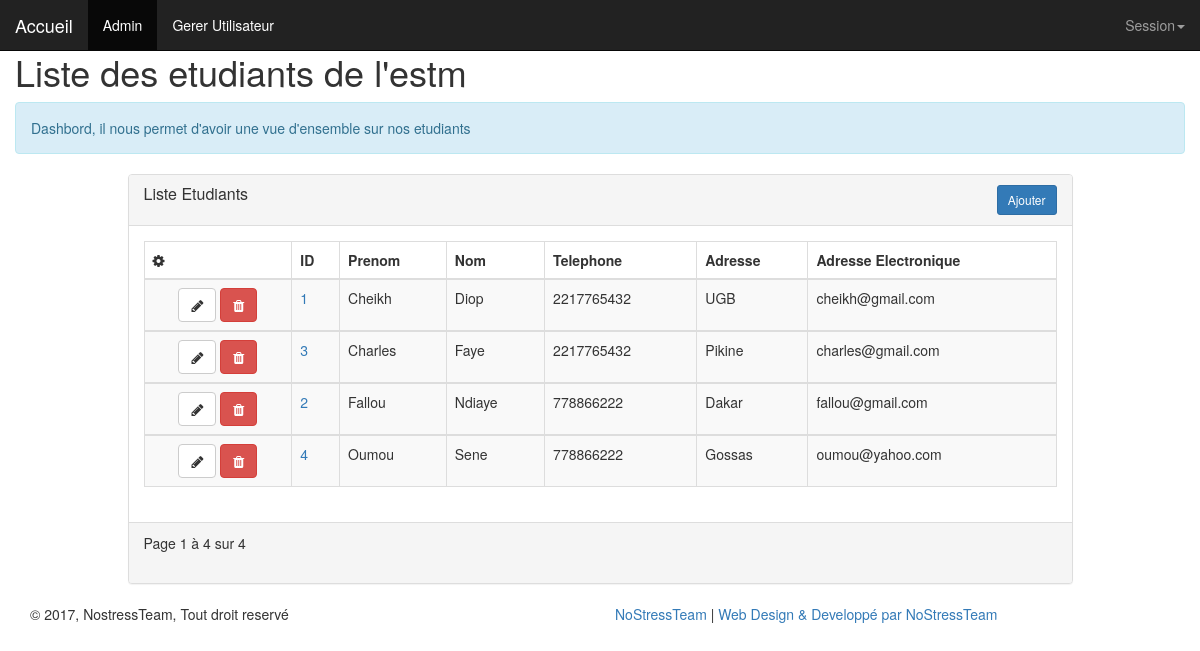
Screenshot of /admin.php (signed in) with the database file from the repository.
### tables this page shows
CREATE TABLE IF NOT EXISTS `etudiants` (
  `id` int(10) NOT NULL AUTO_INCREMENT,
  `prenoms` varchar(100) NOT NULL,
  `nom` varchar(50) NOT NULL,
  `login` varchar(100) NOT NULL,
  `mdp` varchar(100) NOT NULL,
  `telephone` varchar(10) NOT NULL,
  `adresse` varchar(100) NOT NULL,
  `email` varchar(50) NOT NULL,
  PRIMARY KEY (`id`)
);

### admin.php (the view, shortened to what this page needs)
<?php require_once('Connections/cnx.php'); ?>
<?php
$maxRows_Recordset1 = 5;
$pageNum_Recordset1 = 0;
$startRow_Recordset1 = $pageNum_Recordset1 * $maxRows_Recordset1;
$query_Recordset1 = "SELECT * FROM etudiants ORDER BY nom ASC";
$query_limit_Recordset1 = sprintf("%s LIMIT %d, %d", $query_Recordset1, $startRow_Recordset1, $maxRows_Recordset1);
$Recordset1 = mysql_query($query_limit_Recordset1, $cnx) or die(mysql_error());
$row_Recordset1 = mysql_fetch_assoc($Recordset1);
if (isset($_GET['totalRows_Recordset1'])) {
$totalRows_Recordset1 = $_GET['totalRows_Recordset1'];
} else {
$all_Recordset1 = mysql_query($query_Recordset1);
$totalRows_Recordset1 = mysql_num_rows($all_Recordset1);
}
?>
<!DOCTYPE html>
<html lang="en">
<head>
  <link rel="stylesheet" href="https://maxcdn.bootstrapcdn.com/bootstrap/3.3.7/css/bootstrap.min.css">
  <link href="https://cdnjs.cloudflare.com/ajax/libs/font-awesome/4.4.0/css/font-awesome.min.css" rel='stylesheet' type='text/css'>
</head>
<body>
<nav class="navbar navbar-inverse navbar-fixed-top " >
  <div class="container-fluid">
    <div class="navbar-header">
      <a class="navbar-brand" href="index.php" style="color:#FFF">Accueil</a></div>
    <div class="collapse navbar-collapse" id="topFixedNavbar1">
      <ul class="nav navbar-nav">
        <li class="active"><a href="#">Admin<span class="sr-only">(current)</span></a></li>
        <li><a href="ajouter.php" style="color:#FFF">Gerer Utilisateur</a></li>
      </ul>
      <ul class="nav navbar-nav navbar-right">
        <li class="dropdown"><a href="#" class="dropdown-toggle" data-toggle="dropdown" role="button" aria-haspopup="true" aria-expanded="false">Session<span class="caret"></span></a>
        </li>
      </ul>
    </div>
  </div>
</nav>
<div class="container">
  <div class="row">
    <h1>Liste des etudiants de l'estm</h1>
    <div class="alert alert-info">Dashbord, il nous permet d'avoir une vue d'ensemble sur nos etudiants </div>
    <div class="col-md-10 col-md-offset-1">
      <div class="panel panel-default panel-table">
        <div class="panel-heading">
          <div class="row">
            <div class="col col-xs-6">
              <h3 class="panel-title">Liste Etudiants</h3>
            </div>
            <div class="col col-xs-6 text-right">
              <a type="button" href="ajouter.php" class="btn btn-sm btn-primary btn-create">Ajouter</a>
            </div>
          </div>
        </div>
        <div class="panel-body">
          <table class="table table-striped table-bordered table-list">
            <thead>
            <tr>
              <th><em class="fa fa-cog"></em></th>
              <th >ID</th>
              <th>Prenom</th>
              <th>Nom</th>
              <th>Telephone</th>
              <th class="hidden-xs">Adresse</th>
              <th>Adresse Electronique</th>
            </tr>
            </thead>
            <?php do { ?>
            <tbody>
            <tr>
              <td align="center">
                <a href="modifier.php?recordID=<?php echo $row_Recordset1['id']; ?>" class="btn btn-default"><em class="fa fa-pencil"></em></a>
                <a onclick="return confirm('Etes vous sur de le supprimer');" href="supprimer.php?recordID=<?php echo $row_Recordset1['id']; ?>"
                   class="btn btn-danger"><em class="fa fa-trash"></em></a>
              </td>
              <td ><a href="details.php?recordID=<?php echo $row_Recordset1['id']; ?>"> <?php echo $row_Recordset1['id']; ?>&nbsp; </a></td>
              <td><?php echo $row_Recordset1['prenoms']; ?>&nbsp; </td>
              <td><?php echo $row_Recordset1['nom']; ?>&nbsp; </td>
              <td><?php echo $row_Recordset1['telephone']; ?>&nbsp; </td>
              <td class="hidden-xs"><?php echo $row_Recordset1['adresse']; ?>&nbsp; </td>
              <td><?php echo $row_Recordset1['email']; ?>&nbsp; </td>
            </tr>
            </tbody>
            <?php } while ($row_Recordset1 = mysql_fetch_assoc($Recordset1)); ?>
          </table>
        </div>
        <div class="panel-footer">
          <div class="row">
            <div class="col col-xs-4">
              Page <?php echo ($startRow_Recordset1 + 1) ?> à <?php echo min($startRow_Recordset1 + $maxRows_Recordset1, $totalRows_Recordset1) ?> sur <?php echo $totalRows_Recordset1 ?>
            </div>
            <div class="col col-xs-8">
            </div>
          </div>
        </div>
      </div>
      </div>
      </div>
      </div>
</body>
<div class="footer-bottom">
  <div class="container">
    <div class="row">
      <div class="col-xs-12 col-sm-6 col-md-6 col-lg-6">
        <div class="copyright">
          © 2017, NostressTeam, Tout droit reservé
        </div>
      </div>
      <div class="col-xs-12 col-sm-6 col-md-6 col-lg-6">
        <div class="design">
          <a href="#">NoStressTeam</a> |  <a href="#">Web Design & Developpé par NoStressTeam</a>
        </div>
      </div>
    </div>
  </div>
</div>
</html>

### rows the page displays
etudiants: id "1", prenoms "Cheikh", nom "Diop", telephone "2217765432", adresse "UGB", email "cheikh@gmail.com"
etudiants: id "3", prenoms "Charles", nom "Faye", telephone "2217765432", adresse "Pikine", email "charles@gmail.com"
etudiants: id "2", prenoms "Fallou", nom "Ndiaye", telephone "778866222", adresse "Dakar", email "fallou@gmail.com"
etudiants: id "4", prenoms "Oumou", nom "Sene", telephone "778866222", adresse "Gossas", email "oumou@yahoo.com"

### other values shown
$startRow_Recordset1 + 1 "1"
min($startRow_Recordset1 + $maxRows_Recordset1, $totalRows_Recordset1) "4"
$totalRows_Recordset1 "4"
